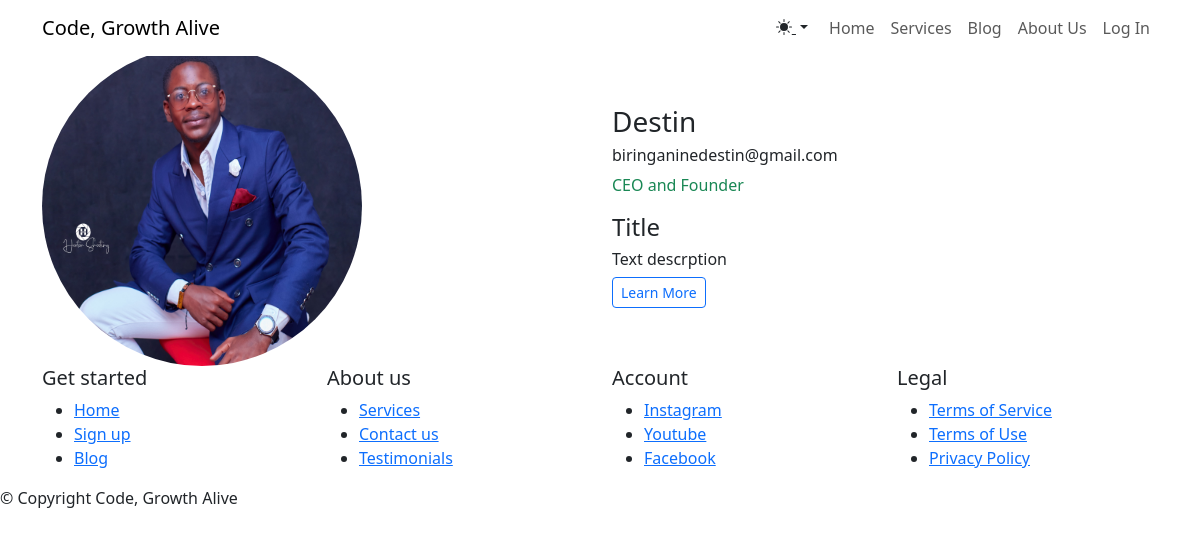
Before: /user/4 with the older database file.
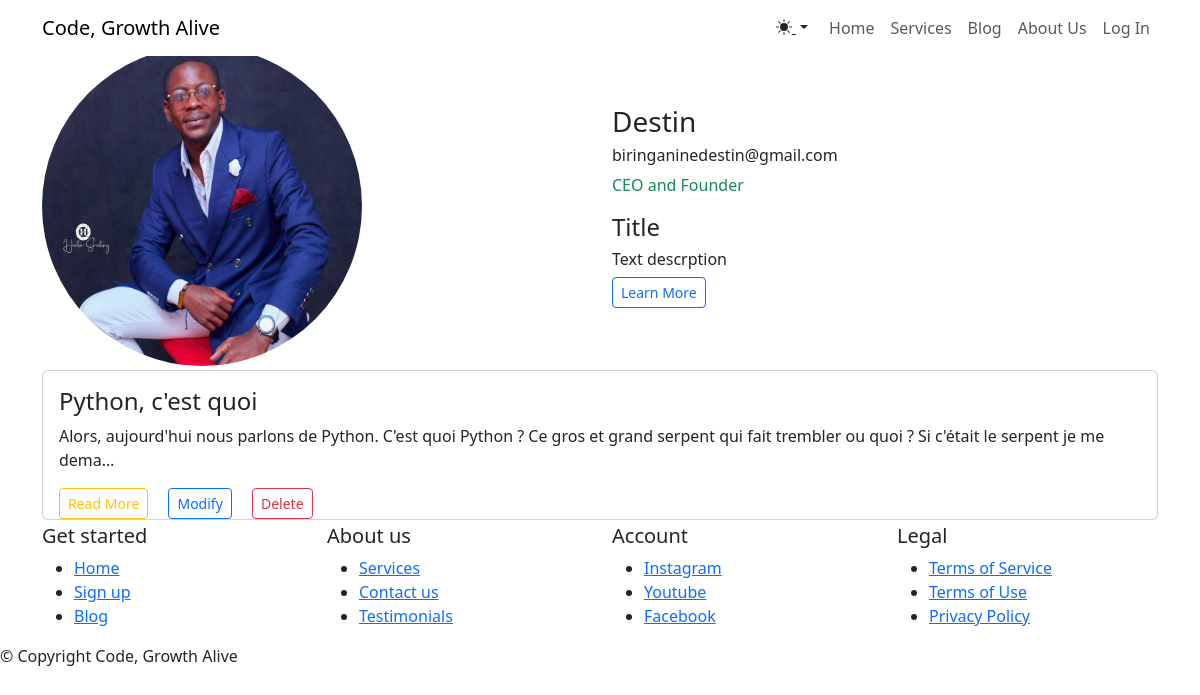
After: the same page with the newer database file.
### blog/models.py (models this page shows, shortened)
class Article(models.Model):
    class Lang(models.TextChoices):
        FR = "Fr", "Fr"
        EN = "En", "En"
    lang_role = Lang.FR
    language = models.CharField(_('language'), max_length=20, choices=Lang.choices)
    title = models.CharField(_('title'), max_length=255)
    tag = models.CharField(_('tag'), max_length=500)
    slug = models.SlugField(_('slug'), blank=True, null=True)
    content = MDTextField(_('content'))
    created_at = models.DateTimeField(_('created_at'), auto_now_add=True)
    likes = models.IntegerField(default=0)
    author = models.ForeignKey(AUTH_USER_MODEL, related_name='article', on_delete=models.CASCADE)
    picture = models.ImageField(blank=True, null=True, upload_to='articles')
    prepopulated_fields = {'slug': ('title',)}

### user/views.py (the view)
# urls.py: path("user/<int:id>", user_view, name="user"),
def user_view(request, id):
    perm = False
    user = User.objects.get(id=id)
    posts = Article.objects.filter(author=user)
    return render(request, 'user/user.html', {'pers':user, 'posts':posts})

### user/templates/user/user.html (shortened to what this page needs)
{% extends 'general/base.html' %}
{% load static %}
{% block content %}
<main class="page service-page">
    <section class="clean-block clean-services dark">
        <div class="container">
            <div class="block-heading">
                <h2 class="text-info">Personal Page</h2>
            </div>
            <div class="row align-items-center flex-row">
                <div class="col-lg-6">
                    <div class="about-avatar">
                        <img class="rounded-circle" style="height: 320px; width: 320px;" src="{{ pers.thumbnail.url }}">
                    </div>
                </div>
                <div class="col-lg-6">
                    <div class="about-text go-to">
                        <h3>{{ pers.username }}</h3>
                        <h6>{{ pers.email }}</h6>
                        <p class="text-success">{{ pers.position }}</p>
                        {% if user.is_authenticated == False %}
                        {% if user.username != pers.username %}
                        <div class="row about-list">
                            <div>
                                <h4 class="title">Title</h4>
                                <h6>Text descrption</h6>
                                <button class="btn btn-outline-primary btn-sm" type="button">Learn More</button>
                            </div>
                        </div>
                        {% endif %}
                        {% endif %}
                    </div>
                </div>
            </div>
            {% for post in posts %}
            <div class="card text-start my-1">
              <div class="card-body">
                <h4 class="card-title">{{ post.title }}</h4>
                <p class="card-text">{{ post.content|truncatechars:150 }}</p>
              </div>
              <div>
                <a href="{% url 'article' post.id %}"><button class="btn btn-outline-warning btn-sm ms-3" type="button">Read More</button></a>
                <a href="{% url 'article' post.id %}"><button class="btn btn-outline-primary btn-sm ms-3" type="button">Modify</button></a>
                <button class="btn btn-outline-danger btn-sm ms-3" type="button" data-bs-toggle="popover" title="Popover Header" data-bs-content="Some content inside the popover">Delete</button>
            </div>
            </div>
            {% endfor %}
          </div>
    </section>
</main>
{% endblock %}

Changed rows visible on the page:
added Article: title "Python, c'est quoi", content "Alors, aujourd'hui nous parlons de Python. C'est quoi Python ? Ce gros et grand serpent qui fait trembler ou quoi ? Si c'était le serpent je me dema…"
